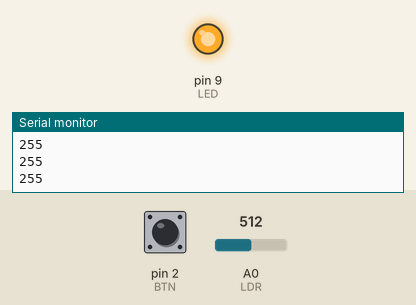
The sketch below on a simulated Arduino Uno, built with avr-gcc and run on an emulated ATmega328P. Parts: output pins drawn as LEDs (lit = HIGH), the last lines printed to the serial monitor. Inputs (shaded band) come from the test bench; at power-on: A0 (LDR) = 512, pin 2 (BTN) LOW.

Above: at 1.2 s.
1.3 s: A0 (LDR) set to 306
At 1.8 s:
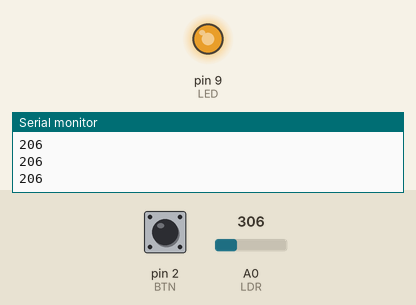
2.8 s: A0 (LDR) set to 90
At 3.1 s:
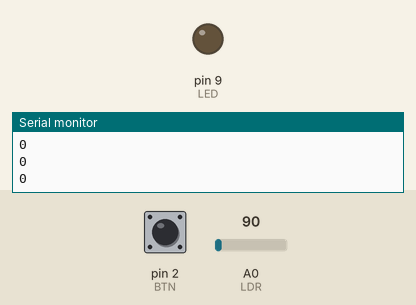
4.3 s: pin 2 (BTN) pulled HIGH for 0.15 s
At 4.41 s:
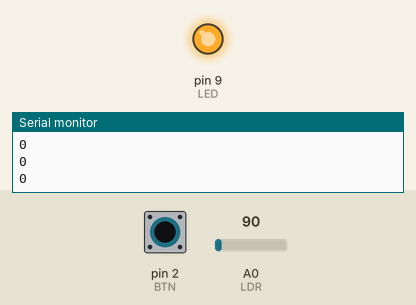
6.0 s: pin 2 (BTN) pulled HIGH for 3.2 s
At 9.6 s:
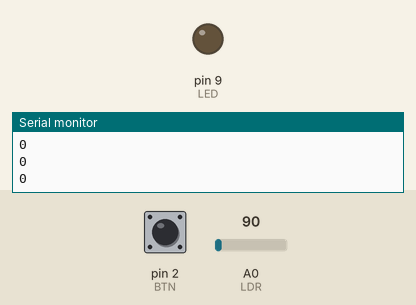
10.7 s: A0 (LDR) set to 410
At 12.1 s:
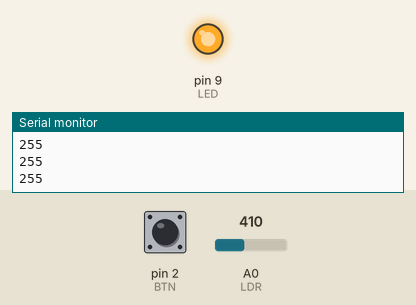
Timing chart, 0 to 13.2 s (numbered marks = the images above; inputs shaded):
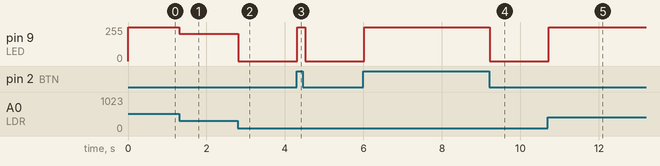

The sketch:

PWM_Diode_Photocell_Button.ino
```cpp
/*
 *
 * Piotr Kluch, 165436
 * Using Photoresistors (LDRs) and PWM units with Arduino
 *
 */

 // Pin assignments
 int LDR = 0;
 int LED = 9;
 int BTN = 2;

 // Initialize the serial port
 // and declare inputs and outputs
 void setup() {
   pinMode(LDR, INPUT);
   pinMode(LED, OUTPUT);
   pinMode(BTN, INPUT);
   Serial.begin(9600);
 }

// Input range: 0 - 255
// Writes an analog value (PWM wave) to a pin
// The pin will generate a steady square wave of the
// specified duty cycle until next call to this function
// Frequency is approx 490 Hz
// On Ardu Uno Pin 5 and 6 are 980 Hz
// analogWrite() works on pin 3, 5, 6, 9, 10, 11 normally with ATmega328
// pinMode() needs to be called before use of this function.
// The analogWrite function has nothing to do with the analog pins
// or the analogRead function.
void setPWMValue(int led, int brightness) {
   analogWrite(led, brightness);
}


// Returns the analog value from input connected to the LDR
// Arudino contains 10-bit, 8 channels digital converter
// It will map voltages between 0 and 5 into integer values
// between 0 and 1023. This yields the resolution between
// redings of: 5 volts / 1024 units or 0.0049 volts (4.9mV) per unit.
// The input range can be changed using analogReference().
// It takes about 100 microseconds (0.0001s) to read an analog input.
// The maximum reading rate is about 10,000 times a second.
int readPhotocellValue(int LDR) {
  return analogRead(LDR);
}

int processPhotocellValue(int v) {
   // Interperet photocell value
   // TODO
   if (v<100)
     v=0;
   if (v>100 && v<400)
     v=v-100;
   if (v>400)
     v=255;
   //Inverted function
   //v=255-v;
   if (v<0)
     v=0;
   return v;
}

// No button press means pin is connected to ground
// and we read a LOW. When the button is closed, it
// makes a connection between legs and we read a HIGH
int readButtonState(int buttonPin) {
  return digitalRead(buttonPin);
}

// Set LED accoring to the state (HIGH/LOW) of the input
void turnOnDiode(int buttonState) {
   // check if the pushbutton is pressed.
  // if it is, the buttonState is HIGH:
  if (buttonState == HIGH) {
    // turn LED on:
    digitalWrite(LED, HIGH);
  }
  else {
    // turn LED off:
    digitalWrite(LED, LOW);
  }
}

 // Read from the analog input connected to the LDR
 // then set the diode or motor PWM value
 // and print values to the serial port.
 // the delay is only to avoid sending so much data
 // as to make it unreadable.
 void loop() {

   // Read the photocell value
   int v = readPhotocellValue(LDR);

   // Process data
   v = processPhotocellValue(v);

   // Set the diode using PWM
   setPWMValue(LED, v);

   // Read button
   int buttonState = readButtonState(BTN);

   // Set diode according to button state if pressed
   if (buttonState)
     turnOnDiode(buttonState);

   // Print to serial
   Serial.println(v);

   // Delay between each loop cycle
   delay(100);
 }
```

Measured:
- after the input at 1.3 s, pin 9 (LED): 255/255 → 206/255 at once
- after the input at 2.8 s, pin 9 (LED): 206/255 → 0/255 at once
- after the input at 4.3 s, pin 9 (LED): 0/255 → 255/255 at once, → 0/255 0.20 s later
- after the input at 6.0 s, pin 9 (LED): 0/255 → 255/255 at once, → 0/255 3.2 s later
- after the input at 10.7 s, pin 9 (LED): 0/255 → 255/255 at once
